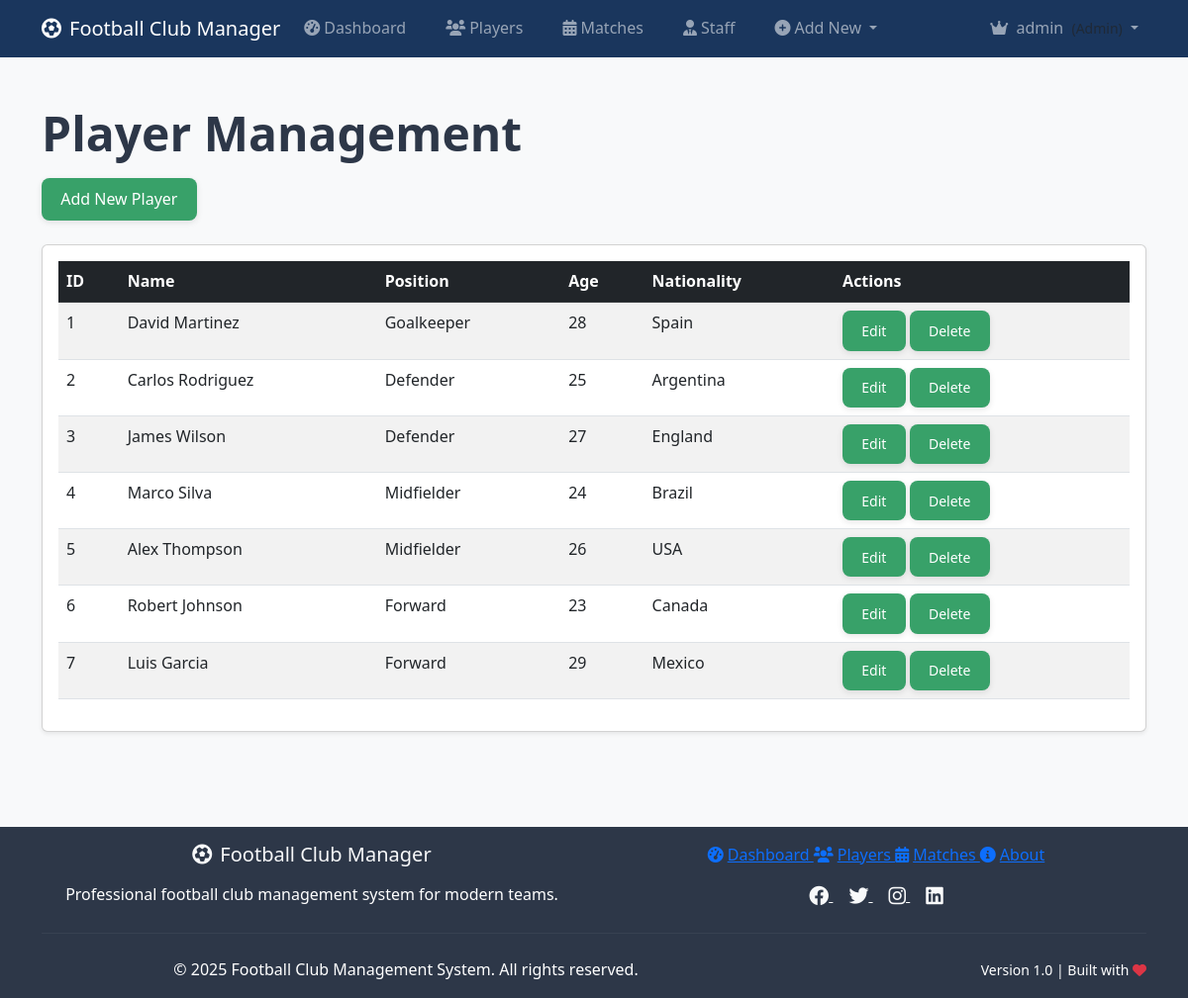
The app's page /players.php (signed in) with its own data.
### tables this page shows
CREATE TABLE players (
    id INT AUTO_INCREMENT PRIMARY KEY,
    name VARCHAR(100) NOT NULL,
    position VARCHAR(50) NOT NULL,  
    age INT NOT NULL CHECK (age >= 16 AND age <= 50),
    team_id INT,
    jersey_number INT,
    height DECIMAL(5,2),  
    weight DECIMAL(5,2),  
    nationality VARCHAR(50),
    date_of_birth DATE,
    contract_start DATE,
    contract_end DATE,
    salary DECIMAL(10,2),
    stats TEXT,  
    contract VARCHAR(255),  
    status ENUM('active', 'injured', 'suspended', 'inactive') DEFAULT 'active',
    created_at TIMESTAMP DEFAULT CURRENT_TIMESTAMP,
    updated_at TIMESTAMP DEFAULT CURRENT_TIMESTAMP ON UPDATE CURRENT_TIMESTAMP,
    FOREIGN KEY (team_id) REFERENCES teams(id) ON DELETE SET NULL,
    UNIQUE KEY unique_jersey_team (team_id, jersey_number),
    INDEX idx_team_id (team_id),
    INDEX idx_position (position),
    INDEX idx_status (status)
);

### src/controllers/PlayerController.php (called while the page is built, shortened)
<?php
class PlayerController
{
	protected $db;
	public function __construct($database)
	{
		$this->db = $database;
	}
	public function getAllPlayers()
	{
		$stmt = $this->db->query("SELECT * FROM players");
		return $stmt->fetchAll(PDO::FETCH_ASSOC);
	}
}

### public/players.php (the view, shortened to what this page needs)
<?php
require_once '../src/controllers/PlayerController.php';
$playerController = new \App\Controllers\PlayerController($conn);
$players = $playerController->getAllPlayers();
?>
<!DOCTYPE html>
<html lang="en">
<head>
    <link href="https://cdn.jsdelivr.net/npm/bootstrap@5.3.0/dist/css/bootstrap.min.css" rel="stylesheet">
    <link rel="stylesheet" href="assets/css/style.css">
</head>
<body class="bg-light">
    <?php include '../src/views/partials/header.php'; ?>
    <div class="container py-5">
        <div class="row mb-4">
            <div class="col-12">
                <h1 class="display-5 fw-bold mb-3">Player Management</h1>
                <a href="players_add.php" class="btn btn-primary">Add New Player</a>
            </div>
        </div>
        <div class="row">
            <div class="col-12">
                <div class="card shadow-sm">
                    <div class="card-body">
                        <div class="table-responsive">
                            <table class="table table-striped table-hover">
                                <thead class="table-dark">
                                    <tr>
                                        <th>ID</th>
                                        <th>Name</th>
                                        <th>Position</th>
                                        <th>Age</th>
                                        <th>Nationality</th>
                                        <th>Actions</th>
                                    </tr>
                                </thead>
                                <tbody>
                                    <?php if (empty($players)): ?>
                                        <tr>
                                            <td colspan="6" class="text-center">No players found</td>
                                        </tr>
                                    <?php else: ?>
                                        <?php foreach ($players as $player): ?>
                                            <tr>
                                                <td><?php echo htmlspecialchars($player['id']); ?></td>
                                                <td><?php echo htmlspecialchars($player['name']); ?></td>
                                                <td><?php echo htmlspecialchars($player['position']); ?></td>
                                                <td><?php echo htmlspecialchars($player['age']); ?></td>
                                                <td><?php echo htmlspecialchars($player['nationality'] ?? 'N/A'); ?></td>
                                                <td>
                                                    <a href="player_edit.php?id=<?php echo $player['id']; ?>" class="btn btn-sm btn-outline-primary">Edit</a>
                                                    <form action="players.php" method="POST" style="display:inline;" onsubmit="return confirm('Are you sure you want to delete this player?');">
                                                        <button type="submit" class="btn btn-sm btn-outline-danger">Delete</button>
                                                    </form>
                                                </td>
                                            </tr>
                                        <?php endforeach; ?>
                                    <?php endif; ?>
                                </tbody>
                            </table>
                        </div>
                    </div>
                </div>
            </div>
        </div>
    </div>
    <?php include '../src/views/partials/footer.php'; ?>
</body>
</html>

### src/views/partials/header.php (shortened to what this page needs)
<nav class="navbar navbar-expand-lg navbar-dark">
    <div class="container">
        <a class="navbar-brand" href="dashboard.php<?php echo isset($_SESSION['role']) ? '?view=' . $_SESSION['role'] : ''; ?>">
            <i class="fas fa-futbol me-2"></i>Football Club Manager
        </a>
        <div class="collapse navbar-collapse" id="navbarNav">
            <ul class="navbar-nav me-auto">
                <li class="nav-item">
                    <a class="nav-link" href="dashboard.php<?php echo isset($_SESSION['role']) ? '?view=' . $_SESSION['role'] : ''; ?>">
                        <i class="fas fa-tachometer-alt me-1"></i>Dashboard
                    </a>
                </li>
                <li class="nav-item">
                    <a class="nav-link" href="players.php">
                        <i class="fas fa-users me-1"></i>Players
                    </a>
                </li>
                <li class="nav-item">
                    <a class="nav-link" href="matches.php">
                        <i class="fas fa-calendar-alt me-1"></i>Matches
                    </a>
                </li>
                <?php if (isset($_SESSION['role']) && in_array($_SESSION['role'], ['admin', 'staff'])): ?>
                <li class="nav-item">
                    <a class="nav-link" href="staff.php">
                        <i class="fas fa-user-tie me-1"></i>Staff
                    </a>
                </li>
                <?php endif; ?>
                <?php if (isset($_SESSION['role']) && in_array($_SESSION['role'], ['admin', 'coach'])): ?>
                <li class="nav-item dropdown">
                    <a class="nav-link dropdown-toggle" href="#" id="navbarDropdown" role="button"
                       data-bs-toggle="dropdown" aria-expanded="false">
                        <i class="fas fa-plus-circle me-1"></i>Add New
                    </a>
                </li>
                <?php endif; ?>
            </ul>
            <ul class="navbar-nav">
                <?php if (isset($_SESSION['user_id'])): ?>
                    <li class="nav-item dropdown">
                        <a class="nav-link dropdown-toggle" href="#" id="userDropdown" role="button"
                           data-bs-toggle="dropdown" aria-expanded="false">
                            <?php
                            $roleIcons = [
                                'admin' => 'fas fa-crown',
                                'coach' => 'fas fa-chalkboard-teacher',
                                'player' => 'fas fa-running',
                                'staff' => 'fas fa-user-tie',
                                'member' => 'fas fa-users'
                            ];
                            $userRole = $_SESSION['role'] ?? 'member';
                            ?>
                            <i class="<?php echo $roleIcons[$userRole] ?? 'fas fa-user-circle'; ?> me-1"></i>
                            <?php echo htmlspecialchars($_SESSION['username'] ?? 'User'); ?>
                            <small class="ms-1 text-muted">(<?php echo ucfirst($userRole); ?>)</small>
                        </a>
                    </li>
                <?php endif; ?>
            </ul>
        </div>
    </div>
</nav>

### src/views/partials/footer.php (shortened to what this page needs)
<footer class="footer mt-5">
    <div class="container">
        <div class="footer-content">
            <div class="row">
                <div class="col-md-6">
                    <h5 class="text-light mb-3">
                        <i class="fas fa-futbol me-2"></i>Football Club Manager
                    </h5>
                    <p class="text-light-50 mb-0">
                        Professional football club management system for modern teams.
                    </p>
                </div>
                <div class="col-md-6">
                    <div class="footer-links">
                        <a href="dashboard.php">
                            <i class="fas fa-tachometer-alt me-1"></i>Dashboard
                        </a>
                        <a href="players.php">
                            <i class="fas fa-users me-1"></i>Players
                        </a>
                        <a href="matches.php">
                            <i class="fas fa-calendar-alt me-1"></i>Matches
                        </a>
                        <a href="about.php">
                            <i class="fas fa-info-circle me-1"></i>About
                        </a>
                    </div>
                    <div class="social-links mt-3">
                        <a href="#" class="text-light me-3" title="Facebook">
                            <i class="fab fa-facebook fa-lg"></i>
                        </a>
                        <a href="#" class="text-light me-3" title="Twitter">
                            <i class="fab fa-twitter fa-lg"></i>
                        </a>
                        <a href="#" class="text-light me-3" title="Instagram">
                            <i class="fab fa-instagram fa-lg"></i>
                        </a>
                        <a href="#" class="text-light" title="LinkedIn">
                            <i class="fab fa-linkedin fa-lg"></i>
                        </a>
                    </div>
                </div>
            </div>
            <hr class="my-4" style="border-color: rgba(255,255,255,0.2);">
            <div class="row align-items-center">
                <div class="col-md-8">
                    <p class="text-light-50 mb-0">
                        &copy; <?php echo date("Y"); ?> Football Club Management System. All rights reserved.
                    </p>
                </div>
                <div class="col-md-4 text-md-end">
                    <small class="text-light-50">
                        Version 1.0 | Built with <i class="fas fa-heart text-danger"></i>
                    </small>
                </div>
            </div>
        </div>
    </div>
</footer>
<link rel="stylesheet" href="https://cdnjs.cloudflare.com/ajax/libs/font-awesome/6.0.0/css/all.min.css">

### public/assets/css/style.css (style rules this page uses)
:root { --primary: #1a365d; --accent: #38a169; --bg: #f7fafc; --text: #2d3748; --radius: 8px; --shadow: 0 2px 6px rgba(0, 0, 0, 0.1); }
* { box-sizing: border-box; margin: 0; padding: 0; font-family: "Segoe UI", sans-serif; }
body { background: var(--bg); color: var(--text); line-height: 1.6; display: flex; flex-direction: column; min-height: 100vh; }
header, nav, footer { background: var(--primary); color: white; padding: 1rem; text-align: center; }
nav ul { list-style: none; display: flex; justify-content: center; gap: 1.5rem; }
nav a { color: white; text-decoration: none; font-weight: 500; transition: 0.3s; }
.btn { background: var(--accent); color: white; padding: 0.6rem 1.2rem; border: none; border-radius: var(--radius); cursor: pointer; box-shadow: var(--shadow); transition: 0.3s; }
footer { background: #2d3748; color: #fff; text-align: center; padding: 1rem; margin-top: auto; }

### records on screen
players: id "1", name "David Martinez", position "Goalkeeper", age "28", nationality "Spain"
players: id "2", name "Carlos Rodriguez", position "Defender", age "25", nationality "Argentina"
players: id "3", name "James Wilson", position "Defender", age "27", nationality "England"
players: id "4", name "Marco Silva", position "Midfielder", age "24", nationality "Brazil"
players: id "5", name "Alex Thompson", position "Midfielder", age "26", nationality "USA"
players: id "6", name "Robert Johnson", position "Forward", age "23", nationality "Canada"
players: id "7", name "Luis Garcia", position "Forward", age "29", nationality "Mexico"

### other values on screen
$_SESSION['username'] "admin"
